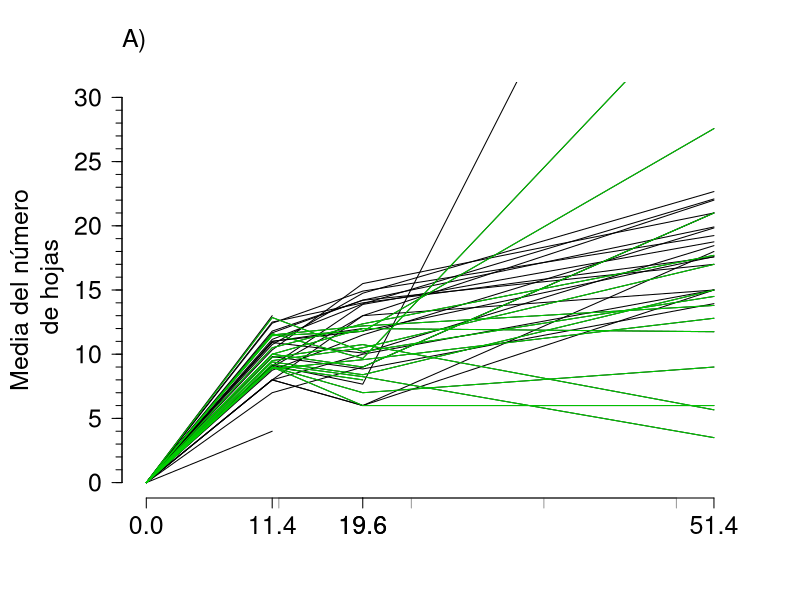
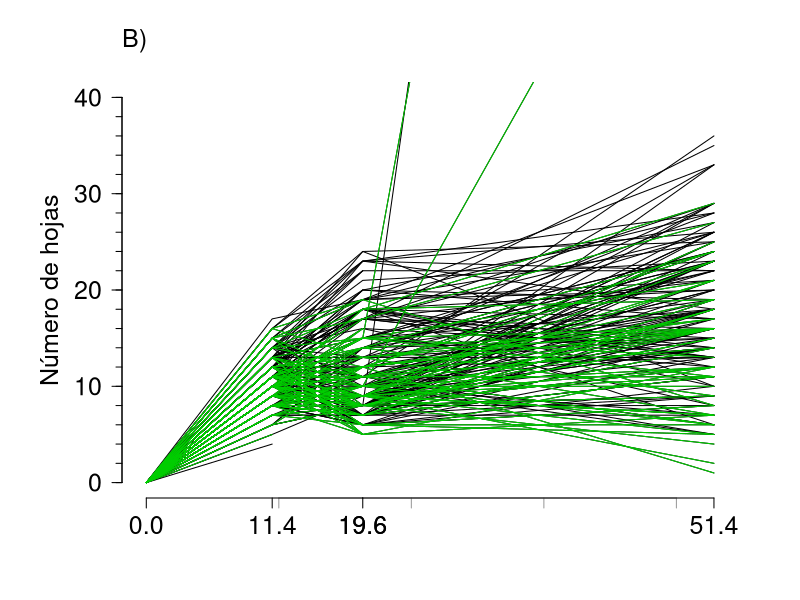
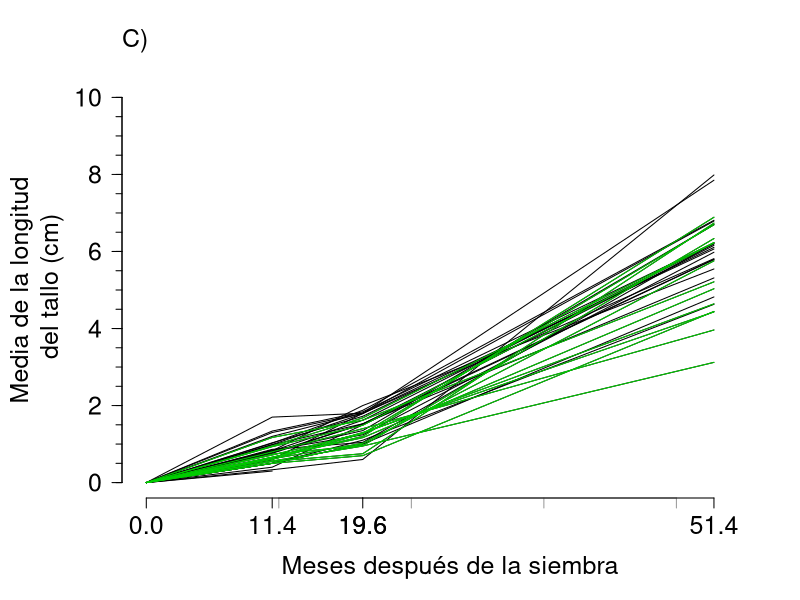
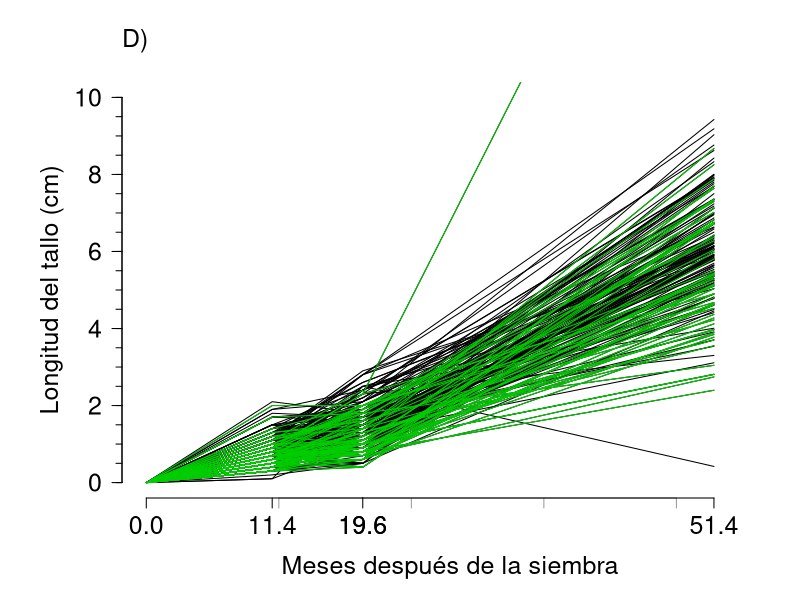
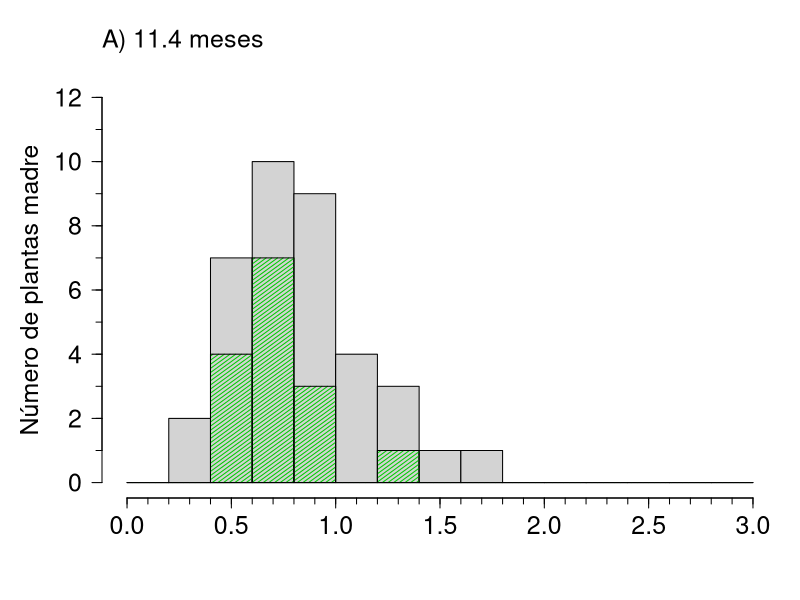
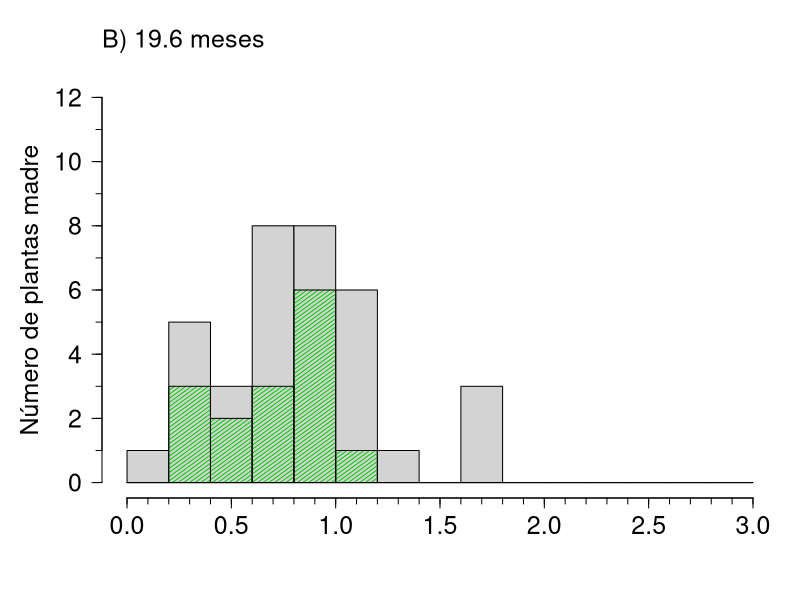
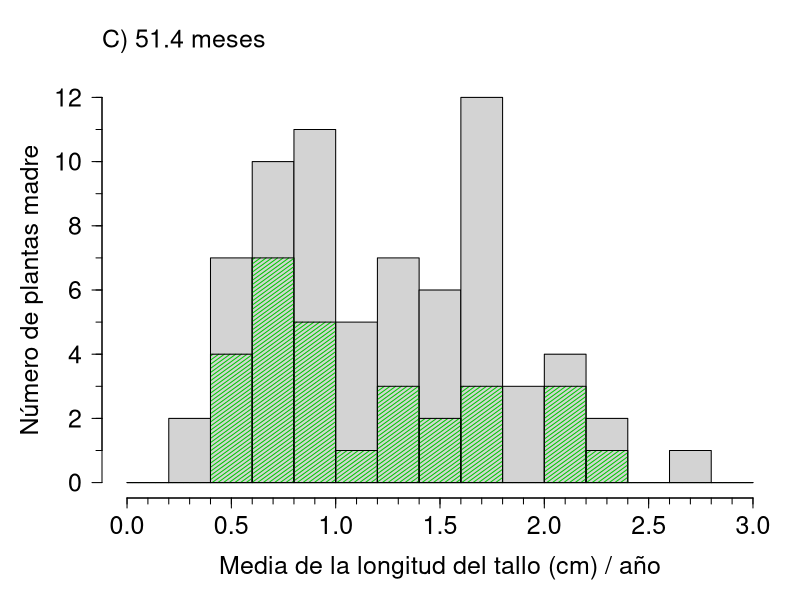
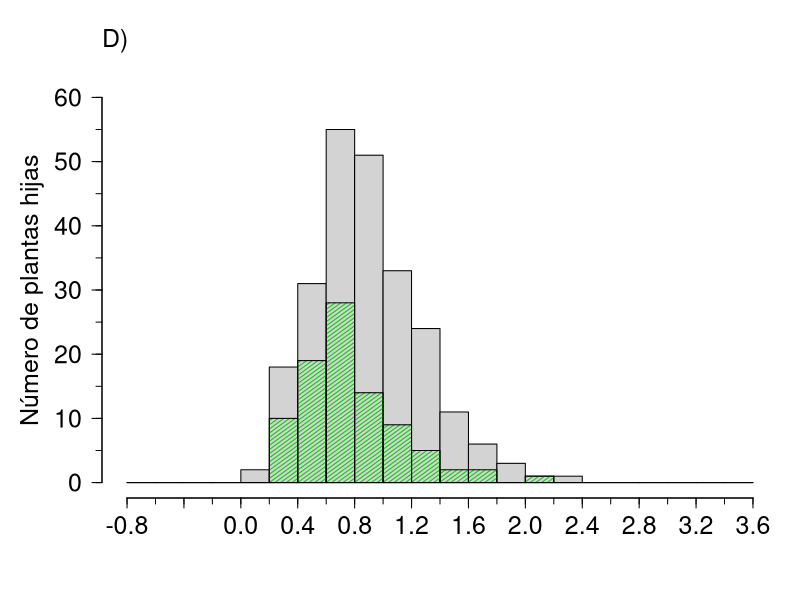

These figures' R source, in order: (Note: this script raises an error after producing the figures.)
################################################################################################################
#################################################################################################################
#################################################################################################################

##### TASA DE CRECIMIENTO DE LA PROGENIE DE LAS PLANTAS MADRE#######

#################################################################################################################
#################################################################################################################
#################################################################################################################

#INTRODUCCIÓN

#Descripción de las variables de crecimiento y su tasa de crecimiento en términos de longitud del
#tallo en frailejones a cuatro años después de su siembra en un jardín común

#REQUERIMIENTOS

#"PhenotypicDataProgeny_Quebradas_2020Marzo.csv", datos fenotípicos de la progenie a 11.4 meses después de la
#siembra

#"PhenotypicDataProgeny_Quebradas_2020Octubre.csv", datos fenotípicos de la progenie a 19.6 meses después de la
#siembra

#"PhenotypicDataProgeny_Quebradas_2023Junio.csv", datos fenotípicos de la progenie a 51.4 meses después de la
#siembra

#"PhenotypicGroupAssignment_2023septiembre08_120644.csv", datos de la clasificación de los grupos según
#morfología para las plantas madres + 307 especímenes usados en Pineda et al. (2020)

#CONTENIDO

# 1) Datos preliminares: Carga de librerías y lectura de datos

# 2) Seleccionar las variables a usar en cada tabla

# 3) Crear marco de datos del crecimiento

# 4) Examinar el crecimiento

# 5) Tasa de crecimiento en términos de la pendiente de la longitud del tallo por año

#################################################################################################################
#################################################################################################################
#################################################################################################################


#################################################################################################################
#################################################################################################################
# 1) Datos preliminares: Carga de librerías y lectura de datos
#################################################################################################################
#################################################################################################################

#################################################################################################################
# 1.1) Librerías.

library(tidyverse) #limpiar y organizar datos

# Seleccionar directorio de trabajo
setwd("C:/Users/usuario/Documents/Jardin_comun/Progenie/datos")

#################################################################################################################
# 1.2)leer las tablas

# Leer datos fenotípicos de la progenie a 11.4 meses después de la siembra
datos.fenotipicos.marzo <-
  read.table(
    "PhenotypicDataProgeny_Quebradas_2020Marzo.csv",
    header = T,
    sep = ","
  )
summary(datos.fenotipicos.marzo)
head(datos.fenotipicos.marzo)
dim(datos.fenotipicos.marzo)# 250 plantas hijas sembradas y 26 variables

# Leer datos fenotípicos de la progenie a 19.6 meses después de la siembra
datos.fenotipicos.octubre <-
  read.table(
    "PhenotypicDataProgeny_Quebradas_2020Octubre.csv",
    header = T,
    sep = ","
  )
summary(datos.fenotipicos.octubre)
head(datos.fenotipicos.octubre)
dim(datos.fenotipicos.octubre)# 250 plantas hijas sembradas y 33 variables

# Leer datos fenotípicos de la progenie a 51.4 meses después de la siembra
datos.fenotipicos.junio <-
  read.table(
    "PhenotypicDataProgeny_Quebradas_2023Junio.csv",
    header = T,
    sep = ","
  )
summary(datos.fenotipicos.junio)
head(datos.fenotipicos.junio)
dim(datos.fenotipicos.junio)# 180 plantas hijas sembradas y 29 variables

# directorio de los datos fenotípicos segín su morfología:

setwd("~/Jardin_comun/Especimenes/datos")

phenotypic.group.assignment <-
  read.table(
    "PhenotypicGroupAssignment_2023septiembre08_120644.csv",
    header = T,
    sep = ","
  )
summary(phenotypic.group.assignment)
head(phenotypic.group.assignment)
dim(phenotypic.group.assignment)

#################################################################################################################
#################################################################################################################
# 2) Seleccionar las variables a usar en cada tabla
#################################################################################################################
#################################################################################################################

#################################################################################################################
# 2.1) Subconjunto de los datos fenotípicos de la progenie a 11.4 meses después de la siembra (marzo de
#      2020)

# Seleccionar las variables para analizar tasa de crecimiento
colnames(datos.fenotipicos.marzo)
datos.fenotipicos.marzo.selected <- datos.fenotipicos.marzo %>%
  unite("nombre.progenie", c(Bandeja, Fila, Columna)) %>%
  select(
    Número.colección.planta.madre,
    nombre.progenie,
    Longitud.tallo..cm.,
    Número.de.hojas
  ) %>%
  mutate(
    Número.colección.planta.madre = as.numeric(Número.colección.planta.madre),
    tiempo = 11.4
  )
head(datos.fenotipicos.marzo.selected)

# Remover plantas de la progenie sin madre asignada o datos faltantes
unique(datos.fenotipicos.marzo.selected$Número.colección.planta.madre)
length(unique(
  datos.fenotipicos.marzo.selected$Número.colección.planta.madre
))## 38 plantas madres representadas

rows.with.na <-
  unique(which(is.na(datos.fenotipicos.marzo.selected), arr.ind = T)[, 1])
rows.with.na # especímenes con valores NA
length(rows.with.na)# 14 plántulas hijas con NA

# Correr las siguientes líneas en caso de existir NAs
datos.fenotipicos.marzo.selected <-
  datos.fenotipicos.marzo.selected[-rows.with.na, ]
dim(datos.fenotipicos.marzo.selected) # 236 hijas con todos los datos
class(datos.fenotipicos.marzo.selected)
summary(datos.fenotipicos.marzo.selected)
head(datos.fenotipicos.marzo.selected)

length(unique(
  datos.fenotipicos.marzo.selected$Número.colección.planta.madre
))## hay representación de 37 plantas madres
unique(datos.fenotipicos.marzo.selected$Número.colección.planta.madre)##cuáles

#################################################################################################################
# 2.2) Subconjunto de los datos fenotípicos de la progenie a 19.6 meses después de la siembra (octubre de 2020)

# Seleccionar las variables de crecimiento
colnames(datos.fenotipicos.octubre)
datos.fenotipicos.octubre.selected <-
  datos.fenotipicos.octubre %>%
  unite("nombre.progenie", c(Bandeja, Fila, Columna)) %>%
  select(
    Número.colección.planta.madre,
    nombre.progenie,
    Longitud.tallo..cm.,
    Número.de.hojas
  ) %>%
  mutate(
    Número.colección.planta.madre = as.numeric(Número.colección.planta.madre),
    tiempo = 19.6
  )

head(datos.fenotipicos.octubre.selected)

unique(datos.fenotipicos.octubre.selected$Número.colección.planta.madre)
length(unique(
  datos.fenotipicos.octubre.selected$Número.colección.planta.madre
))## 38 plantas madres representadas

# Remover filas sin madre asignada
datos.fenotipicos.octubre.selected <-
  datos.fenotipicos.octubre.selected %>%
  filter(!is.na(Número.colección.planta.madre))

#################################################################################################################
# 2.3) Subconjunto de los datos fenotípicos de la progenie a 51.4 meses después de la siembra (junio de 2023)

# Seleccionar las variables para analizar supervivencia
colnames(datos.fenotipicos.junio)
datos.fenotipicos.junio.selected <- datos.fenotipicos.junio %>%
  unite("nombre.progenie", c(Bandeja, Fila, Columna)) %>%
  select(
    Número.colección.planta.madre,
    nombre.progenie,
    Longitud.tallo..mm.,
    Número.de.hojas
  ) %>%
  mutate(
    Longitud.tallo..cm. = Longitud.tallo..mm. / 10,
    .keep = "unused",
    # Pasar a cm la longitud del tallo
    Número.colección.planta.madre = as.numeric(Número.colección.planta.madre),
    tiempo = 51.4
  )

# Remover filas sin madre asignada
datos.fenotipicos.octubre.selected <-
  datos.fenotipicos.octubre.selected %>%
  filter(!is.na(Número.colección.planta.madre))

head(datos.fenotipicos.junio.selected)

#################################################################################################################
#################################################################################################################
# 3) Crear marco de datos del crecimiento
#################################################################################################################
#################################################################################################################

#################################################################################################################
# 3.1) combinar la tablas

crecimiento <-
  bind_rows(
    datos.fenotipicos.marzo.selected,
    datos.fenotipicos.junio.selected,
    datos.fenotipicos.octubre.selected
  )
View(crecimiento)

crecimiento <-
  crecimiento %>%
  rename(
    Collector.Collection.Number = Número.colección.planta.madre,
    Longitud.tallo = Longitud.tallo..cm.,
    Numero.hojas = Número.de.hojas
  )

# Guardar marco de datos de datos para el crecimiento
# setwd("C:/Users/usuario/Documents/Jardin_comun/Progenie/Crecimiento/datos")
#
# # #RData
# save(crecimiento,
#   file = paste(
#    "Crecimiento_piloto_",
#    format(Sys.time(), "%Y%B%d_%H%M%S"),
#    ".RData",
#    sep = ""
#   ))

#################################################################################################################
#################################################################################################################
# 4) Examinar el crecimiento
#################################################################################################################
#################################################################################################################

#################################################################################################################
# 4.1)  Examinar el crecimiento de la progenie por el Número de hojas

# Promedio de número de hojas en el tiempo
hojas <- crecimiento %>%
  select(Numero.hojas,
         tiempo,
         nombre.progenie,
         Collector.Collection.Number) %>%
  filter(!is.na(Numero.hojas)) %>%
  mutate(tiempo = tiempo / 12)

# Número de plántulas con hojas contadas
hojas %>%
  group_by(tiempo) %>%
  summarise(n = length(Numero.hojas))
# A tibble: 3 × 2
# tiempo   n
# <dbl> <int>
#  1  0.95  236
# 2  1.63  220
# 3  4.28  175

# Promedio número de hojas y mediana en total
hojas %>%
  summarise (
    promedio = mean(Numero.hojas),
    mediana = median(Numero.hojas),
    desviacion = sd(Numero.hojas)
  )

# promedio mediana desviacion
# 1 12.76545   11  5.613375

# Numero de hojas promedio por tiempo
promedio.hojas.tiempo <-
  hojas %>%
  group_by(tiempo) %>%
  summarise(promedio = mean(Numero.hojas),
            desviacion = sd(Numero.hojas))
hojas %>%
  group_by(tiempo) %>%
  summarise(
    promedio = mean(Numero.hojas),
    desviacion = sd(Numero.hojas),
    minimo = min(Numero.hojas),
    maximo = max(Numero.hojas)
  )
# tiempo promedio desviacion minimo maximo
# <dbl>  <dbl>   <dbl> <int> <int>
# 1  0.95   10.6    2.35   4   17
# 2  1.63   11.6    4.58   5   24
# 3  4.28   17.3    7.16   2   37

# Promedio del número de hojas por planta madre
promedio.hojas.madre <-
  hojas %>%
  group_by(Collector.Collection.Number, tiempo) %>%
  summarise(
    promedio = mean(Numero.hojas),
    desviacion = sd(Numero.hojas),
    mediana = median(Numero.hojas)
  ) %>%
  ungroup()

promedio.hojas.madre %>%
  group_by(tiempo) %>%
  summarise(
    promedio.1 = mean(promedio),
    desviacion = sd(promedio),
    minimo = min(promedio),
    maximo = max(promedio)
  )
# tiempo promedio.1 desviacion minimo maximo
# <dbl>   <dbl>   <dbl> <dbl> <dbl>
#  1  0.95    9.92    1.82  4   13
# 2  1.63   10.9    2.73  6   15.5
# 3  4.28   16.4    4.67  3.5  22.1

# 4.1.1) Gráficas del número de hojas por plantas madre en el tiempo medido
numero.hojas.madre <-
  crecimiento %>%
  select(Collector.Collection.Number,
         Numero.hojas,
         tiempo) %>%
  filter(!is.na(Numero.hojas)) %>%
  group_by(tiempo, Collector.Collection.Number) %>%
  summarise(promedio = list(mean_se(Numero.hojas))) %>%
  unnest(cols = c(promedio))

promedio.numero.hojas.madre <-
  numero.hojas.madre %>%
  select(tiempo, Collector.Collection.Number, y) %>%
  spread(Collector.Collection.Number, y)
dim(promedio.numero.hojas.madre)

tiempo.0 <- data.frame(matrix(0, ncol = 38, nrow = 1))
colnames(tiempo.0) <- colnames(promedio.numero.hojas.madre)

promedio.numero.hojas.madre <-
  bind_rows(tiempo.0,
            promedio.numero.hojas.madre)
head(promedio.numero.hojas.madre)

# subconjunto del número de hojas por plantas madre medido en el tiempo sólo para las plantas asignadas a M3
phenotypic.group.assignment.madres <-
  phenotypic.group.assignment[308:350,]

phenotypic.group.assignment.madres$Collector.Collection.Number <-
  as.numeric(substring(
    phenotypic.group.assignment.madres$Collector.Collection.Number,
    5
  ))


promedio.numero.hojas.madre.m3 <-
  numero.hojas.madre %>%
  select(tiempo, Collector.Collection.Number, y) %>%
  inner_join(phenotypic.group.assignment.madres[, c(2,6)], by= "Collector.Collection.Number") %>% 
  filter(Phenotypic.Group == 3)
  
promedio.numero.hojas.madre.m3 <-
  promedio.numero.hojas.madre.m3 %>% 
  select(tiempo, Collector.Collection.Number, y) %>%
  spread(Collector.Collection.Number, y)
dim(promedio.numero.hojas.madre.m3)

tiempo.0 <- data.frame(matrix(0, ncol = dim(promedio.numero.hojas.madre.m3)[2], nrow = 1))
colnames(tiempo.0) <- colnames(promedio.numero.hojas.madre.m3)

promedio.numero.hojas.madre.m3 <-
  bind_rows(tiempo.0,
            promedio.numero.hojas.madre.m3)
head(promedio.numero.hojas.madre.m3)

# Gráfica Media del número de hojas en el tiempo####
par(mar = c(5, 6, 4, 1) + 0.1)
matplot(
  promedio.numero.hojas.madre$tiempo,
  promedio.numero.hojas.madre[,-1],
  axes = F,
  type = "l",
  lty = 1,
  col = "black",
  main = NA,
  cex.lab = 1.5,
  ylim = c(0, 30),
  xlim = c(0, 55),
  xaxt = "n",
  bty = "n",
  xlab = NA,
  ylab = "Media del número\n de hojas"
)
title(expression("A)"), adj = 0, cex.main = 1.5)
# Eje por año
axis(
  side = 1,
  at = seq(12, 48, 12),
  labels = F,
  col = "gray60"
)
axis(
  side = 1,
  at = c(0, 11.4, 19.6, 51.4),
  labels = T,
  cex.axis = 1.5
)
axis(
  side = 1,
  at = 19.6,
  labels = T,
  cex.axis = 1.5,
  tcl= F
  )
axis(
  side = 2,
  at = seq(0, 30, 5),
  labels = T,
  tcl = -0.5,
  las = 1,
  cex.axis = 1.5
)
axis(
  side = 2,
  at = seq(0, 30, 1),
  labels = F,
  tcl = -0.3
)
#Agregar sólo a las plantas madres asignadas a M3
matplot(
  promedio.numero.hojas.madre.m3$tiempo,
  promedio.numero.hojas.madre.m3[,-1],
  axes = F,
  type = "l",
  lty = 1,
  col = "green3",
  main = NA,
  cex.lab = 1.5,
  ylim = c(0, 30),
  xlim = c(0, 55),
  xaxt = "n",
  bty = "n",
  add= T
)
#################################################################################################################
# 4.1.2) Gráfica del Número hojas por plántula en el tiempo medido

numero.hojas <-
  crecimiento %>%
  select(Numero.hojas,
         tiempo, nombre.progenie) %>%
  filter(!is.na(Numero.hojas)) %>%
  spread(nombre.progenie, Numero.hojas)

dim(numero.hojas) # 238 hojas

tiempo.0 <- data.frame(matrix(0, ncol = 238, nrow = 1))
colnames(tiempo.0) <- colnames(numero.hojas)

numero.hojas <-
  bind_rows(tiempo.0,
            numero.hojas)

head(numero.hojas)

# Solo plantas madre de M3
numero.hojas.madre.m3 <-
  crecimiento %>%
  select(Numero.hojas,
         tiempo, nombre.progenie, Collector.Collection.Number) %>%
  inner_join(phenotypic.group.assignment.madres[, c(2,6)], by= "Collector.Collection.Number") %>%
  filter(Phenotypic.Group == 3) %>% 
  select(Numero.hojas,
         tiempo, nombre.progenie) %>%
  filter(!is.na(Numero.hojas)) %>%
  spread(nombre.progenie, Numero.hojas)

dim(numero.hojas.madre.m3) #  3 93

tiempo.0 <- data.frame(matrix(0, ncol = dim(numero.hojas.madre.m3)[2], nrow = 1))
colnames(tiempo.0) <- colnames(numero.hojas.madre.m3)

numero.hojas.madre.m3 <-
  bind_rows(tiempo.0,
            numero.hojas.madre.m3)

head(numero.hojas.madre.m3)

#Gráfica del número de hojas por plántula en el tiempo:####
par(mar = c(5, 6, 4, 1) + 0.1)
matplot(
  numero.hojas$tiempo,
  numero.hojas[,-1],
  axes = F,
  type = "l",
  main = NA,
  cex.lab = 1.5,
  ylim = c(0, 40),
  xlim = c(0, 55),
  xaxt = "n",
  bty = "n",
  col = "black",
  lty = 1,
  xlab = NA,
  ylab = "Número de hojas"
)
title(expression("B)"), adj = 0, cex.main = 1.5)

# Eje por año
axis(
  side = 1,
  at = seq(12, 48, 12),
  labels = F,
  col = "gray60"
)
axis(
  side = 1,
  at = c(0, 11.4, 19.6, 51.4),
  labels = T,
  cex.axis = 1.5
)
axis(
  side = 1,
  at = 19.6,
  labels = T,
  cex.axis = 1.5,
  tcl = F
)
axis(
  side = 2,
  at = seq(0, 40, 10),
  labels = T,
  tcl = -0.5,
  las = 1,
  cex.axis = 1.5
)
axis(
  side = 2,
  at = seq(0, 40, 2),
  labels = F,
  tcl = -0.3
)
# Agregas datos de número de hojas de la progenie de las plantas madre asignadas a M3
matplot(
  numero.hojas.madre.m3$tiempo,
  numero.hojas.madre.m3[,-1],
  axes = F,
  type = "l",
  main = NA,
  cex.lab = 1.5,
  ylim = c(0, 40),
  xlim = c(0, 55),
  xaxt = "n",
  bty = "n",
  col = "green3",
  lty = 1,
  add= T
)

#################################################################################################################
# 4.2) Examinar el crecimiento de la progenie por la longitud del tallo.

# Promedio de longitud del tallo en el tiempo

tallos <- crecimiento %>%
  select(Longitud.tallo,
         tiempo,
         nombre.progenie,
         Collector.Collection.Number) %>%
  filter(!is.na(Longitud.tallo)) %>%
  mutate(tiempo = tiempo / 12)

# Número de plántulas con longitud de tallos medidas
tallos %>%
  group_by(tiempo) %>%
  summarise(n = length(Longitud.tallo))
# tiempo   n
# <dbl> <int>
#  1  0.95  236
# 2  1.63  220
# 3  4.28  176

# Promedio longitud del tallo y mediana
tallos %>%
  summarise (
    promedio = mean(Longitud.tallo),
    mediana = median(Longitud.tallo),
    desviacion = sd(Longitud.tallo)
  )
# promedio mediana desviacion
# 1 2.47478   1.3  2.346488

# Promedio longitud de tallos y mediana por tiempo
tallos %>%
  group_by(tiempo) %>%
  summarise(
    promedio = mean(Longitud.tallo),
    desviacion = sd(Longitud.tallo),
    minimo = min(Longitud.tallo),
    maximo = max(Longitud.tallo)
  )
# tiempo promedio desviacion minimo maximo
# <dbl>  <dbl>   <dbl> <dbl> <dbl>
#  1  0.95  0.846   0.376  0.1  2.1
# 2  1.63  1.42    0.578  0.3  2.9
# 3  4.28  5.98    1.39  2.40  9.43

#  Longitud de tallo promedio por tiempo
promedio.tallo.tiempo <-
  tallos %>%
  group_by(tiempo) %>%
  summarise(promedio = mean(Longitud.tallo),
            desviacion = sd(Longitud.tallo))
promedio.tallo.tiempo
# tiempo promedio desviacion
# <dbl>  <dbl>   <dbl>
#  1  0.95  0.846   0.376
#  2  1.63  1.42    0.578
#  3  4.28  5.98    1.39

# Promedio de la longitud del tallo por planta madre
promedio.tallos.madre <-
  tallos %>%
  group_by(Collector.Collection.Number, tiempo) %>%
  summarise(promedio = mean(Longitud.tallo),
            desviacion = sd(Longitud.tallo))

View(promedio.tallos.madre)

promedio.tallos.madre %>%
  group_by(tiempo) %>%
  summarise(
    avg = mean(promedio),
    desviacion = sd(promedio),
    minimo = min(promedio),
    maximo = max(promedio),
    rango = maximo - minimo
  )
# A tibble: 3 × 6
# tiempo   avg desviacion minimo maximo rango
# <dbl> <dbl>      <dbl>  <dbl>  <dbl> <dbl>
#   1   0.95 0.788      0.303   0.3    1.7   1.4 
# 2   1.63 1.38       0.372   0.6    2     1.4 
# 3   4.28 5.83       1.06    3.12   7.99  4.86
 
# 4.2.1) Gráfica del promedio longitud de tallo por planta madre en el tiempo medido

longitud.tallo.madre <-
  crecimiento %>%
  select(Collector.Collection.Number,
         Longitud.tallo,
         tiempo) %>%
  filter(!is.na(Longitud.tallo)) %>%
  group_by(tiempo, Collector.Collection.Number) %>%
  summarise(promedio = list(mean_se(Longitud.tallo))) %>%
  unnest(cols = c(promedio))

promedio.longitud.tallo.madre <-
  longitud.tallo.madre %>%
  select(tiempo, Collector.Collection.Number, y) %>%
  spread(Collector.Collection.Number, y)
dim(promedio.longitud.tallo.madre)

tiempo.0 <- data.frame(matrix(0, ncol = 38, nrow = 1))
colnames(tiempo.0) <- colnames(promedio.longitud.tallo.madre)

promedio.longitud.tallo.madre <-
  bind_rows(tiempo.0,
            promedio.longitud.tallo.madre)

# Longitud del tallo promedio para plantas madre asignadas a M3
longitud.tallo.madre.m3 <-
  crecimiento %>%
  select(Collector.Collection.Number,
         Longitud.tallo,
         tiempo) %>%
  inner_join(phenotypic.group.assignment.madres[, c(2,6)], by= "Collector.Collection.Number") %>%
  filter(Phenotypic.Group == 3) %>% 
  filter(!is.na(Longitud.tallo)) %>%
  group_by(tiempo, Collector.Collection.Number) %>%
  summarise(promedio = list(mean_se(Longitud.tallo))) %>%
  unnest(cols = c(promedio))

promedio.longitud.tallo.madre.m3 <-
  longitud.tallo.madre.m3 %>%
  select(tiempo, Collector.Collection.Number, y) %>%
  spread(Collector.Collection.Number, y)
dim(promedio.longitud.tallo.madre.m3)

tiempo.0 <- data.frame(matrix(0, ncol = dim(promedio.longitud.tallo.madre.m3)[2], nrow = 1))
colnames(tiempo.0) <- colnames(promedio.longitud.tallo.madre.m3)

promedio.longitud.tallo.madre.m3 <-
  bind_rows(tiempo.0,
            promedio.longitud.tallo.madre.m3)

# Gráfica promedio de la longitud del tallo en el tiempo:####
#par(mar=c(5, 4, 4, 2) + 0.1) #valor por defecto
par(mar = c(5, 6, 4, 1) + 0.1)
matplot(
  promedio.longitud.tallo.madre$tiempo,
  promedio.longitud.tallo.madre[,-1],
  axes = F,
  type = "l",
  lty = 1,
  main = NA,
  cex.lab = 1.5,
  ylim = c(0, 10),
  xlim = c(0, 55),
  xaxt = "n",
  bty = "n",
  col = "black",
  xlab = "Meses después de la siembra",
  ylab = "Media de la longitud\n del tallo (cm)"
)
title(expression("C)"), adj = 0, cex.main = 1.5)
# Eje por año
axis(
  side = 1,
  at = seq(12, 48, 12),
  labels = F,
  col = "gray60"
)
axis(
  side = 1,
  at = c(0, 11.4, 19.6, 51.4),
  labels = T,
  cex.axis = 1.5
)
axis(
  side = 1,
  at = 19.6,
  labels = T,
  cex.axis = 1.5,
  tcl = F
)
axis(
  side = 2,
  at = seq(0, 10, 2),
  labels = T,
  tcl = -0.5,
  las = 1,
  cex.axis = 1.5
)
axis(
  side = 2,
  at = seq(0, 10, 0.5),
  labels = F,
  tcl = -0.3
)

matplot(
  promedio.longitud.tallo.madre.m3$tiempo,
  promedio.longitud.tallo.madre.m3[,-1],
  axes = F,
  type = "l",
  lty = 1,
  main = NA,
  cex.lab = 1.5,
  ylim = c(0, 10),
  xlim = c(0, 55),
  xaxt = "n",
  bty = "n",
  col = "green3",
  add = T
)

# 4.2.2) Gráfica longitud de tallo por plántula en el tiempo medido

longitud.tallo <-
  crecimiento %>%
  select(Longitud.tallo,
         tiempo, nombre.progenie) %>%
  filter(!is.na(Longitud.tallo)) %>%
  spread(nombre.progenie, Longitud.tallo)

dim(longitud.tallo)

tiempo.0 <- data.frame(matrix(0, ncol = 238, nrow = 1))
colnames(tiempo.0) <- colnames(longitud.tallo)

longitud.tallo <-
  bind_rows(tiempo.0,
            longitud.tallo)

# Longitud del tallo para la progenie del as plantas madre asignadas a M3
longitud.tallo.m3 <-
  crecimiento %>%
  select(Longitud.tallo,
         tiempo, nombre.progenie, Collector.Collection.Number) %>%
  inner_join(phenotypic.group.assignment.madres[, c(2,6)], by= "Collector.Collection.Number") %>%
  filter(Phenotypic.Group == 3) %>% 
  select(Longitud.tallo,
         tiempo, nombre.progenie) %>%
  filter(!is.na(Longitud.tallo)) %>%
  spread(nombre.progenie, Longitud.tallo)

dim(longitud.tallo.m3)

tiempo.0 <- data.frame(matrix(0, ncol = dim(longitud.tallo.m3)[2], nrow = 1))
colnames(tiempo.0) <- colnames(longitud.tallo.m3)

longitud.tallo.m3 <-
  bind_rows(tiempo.0,
            longitud.tallo.m3)


# Gráfica de la longitud del tallo de las plántulas en el tiempo medido:####
par(mar = c(5, 6, 4, 1) + 0.1)
matplot(
  longitud.tallo$tiempo,
  longitud.tallo[,-1],
  axes = F,
  type = "l",
  lty = 1,
  main = NA,
  cex.lab = 1.5,
  ylim = c(0, 10),
  xlim = c(0, 55),
  xaxt = "n",
  bty = "n",
  col = "black",
  xlab = "Meses después de la siembra",
  ylab = "Longitud del tallo (cm)"
)
title(expression("D)"), adj = 0, cex.main = 1.5)
# Eje por año
axis(
  side = 1,
  at = seq(12, 48, 12),
  labels = F,
  col = "gray60"
)
axis(
  side = 1,
  at = c(0, 11.4, 19.6, 51.4),
  labels = T,
  cex.axis = 1.5
)
axis(
  side = 1,
  at = 19.6,
  labels = T,
  cex.axis = 1.5,
  tcl =F
)
axis(
  side = 2,
  at = seq(0, 10, 2),
  labels = T,
  tcl = -0.5,
  las = 1,
  cex.axis = 1.5
)
axis(
  side = 2,
  at = seq(0, 10, 0.5),
  labels = F,
  tcl = -0.3
)
# Agregar longitud del tallo para la progenie de las plantas madre asignadas a M3
matplot(
  longitud.tallo.m3$tiempo,
  longitud.tallo.m3[,-1],
  axes = F,
  type = "l",
  lty = 1,
  main = NA,
  cex.lab = 1.5,
  ylim = c(0, 10),
  xlim = c(0, 55),
  xaxt = "n",
  bty = "n",
  col = "green3",
  add = T
)

#################################################################################################################
#################################################################################################################
# 5) Tasa de crecimiento en términos de la pendiente de la longitud del tallo por año
#################################################################################################################
#################################################################################################################
# Para cada muestreo existe un delta de la longitud del tallo y un delta de tiempo entre el muestreo anterior.La
#formula de la pendiente sería (tallo 11.4-tallo 0) / (11.4 meses-o meses)

#################################################################################################################
# 5.1) Pendiente del la longitud del tallo por año por planta madre

pendiente.promedio.tallos.madre <-
  promedio.tallos.madre %>%
  group_by(Collector.Collection.Number) %>%
  arrange(tiempo, Collector.Collection.Number) %>%
  mutate(diff.tiempo = tiempo - lag(tiempo, default = 0)) %>%
  mutate(diff.tallos = promedio - lag(promedio, default = 0)) %>%
  mutate(pendiente = diff.tallos / diff.tiempo)

view(pendiente.promedio.tallos.madre)
# Examinar la pendiente por de la longitud del tallo por año por planta madre
pendiente.promedio.tallos.madre %>%
  group_by(tiempo) %>%
  summarise(
    promedio = mean(pendiente),
    desviacion = sd(pendiente),
    mediana = median(pendiente),
    minimo = min(pendiente),
    maximo = max (pendiente)
  )
# tiempo promedio desviacion mediana minimo maximo
# <dbl>  <dbl>   <dbl>  <dbl> <dbl> <dbl>
#  1  0.95  0.829   0.319  0.8  0.316  1.79
#  2  1.63  0.838   0.396  0.806 0.146  1.76
#  3  4.28  1.68    0.395  1.68  0.819  2.79

range(pendiente.promedio.tallos.madre$pendiente)# 0.1463415 2.7871698

# Pendiente por de la longitud del tallo por año por planta madre a 11.4 meses después de la siembra
m.marzo <-
  pendiente.promedio.tallos.madre %>%
  filter(diff.tiempo == "0.95") %>%
  select(pendiente)

m.marzo.m3 <-
  pendiente.promedio.tallos.madre %>%
  inner_join(phenotypic.group.assignment.madres[, c(2,6)], by= "Collector.Collection.Number") %>%
  filter(Phenotypic.Group == 3) %>% 
  filter(diff.tiempo == "0.95") %>%
  select(pendiente)



# Seleccionar directorio de trabajo para guardar figuras
# setwd("C:/Users/usuario/Documents/Jardin_comun/Progenie/Figuras")
# Gráfica de la distribución de la pendiente  de la longitud del tallo por año a 11.4 meses después de la siembra: Fig. S14A
par(mar = c(5, 5, 4, 1) + 0.1)
hist(
  m.marzo$pendiente,
  breaks = seq(0, 3.0, 0.2),
  xlab = NA,
  ylab = "Número de plantas madre",
  main = NA,
  cex.lab = 1.5,
  ylim = c(0, 12),
  xaxt = "n",
  yaxt = "n"
)
title(expression("A) 11.4 meses"), adj = 0, cex.main = 1.5)
axis(
  side = 1,
  at = seq(0, 3, 0.5),
  labels = T,
  tcl = -0.5,
  cex.axis = 1.5
)
axis(
  side = 1,
  at = seq(0, 3, 0.1),
  labels = F,
  tcl = -0.3
)
axis(
  side = 2,
  at = seq(0, 12, 2),
  labels = T,
  tcl = -0.5,
  las = 2,
  cex.axis = 1.5
)
axis(
  side = 2,
  at = 1:12,
  labels = F,
  tcl = -0.3
)

hist(
  m.marzo.m3$pendiente,
  breaks = seq(0, 3.0, 0.2),
  xlab = NA,
  ylab = "Número de plantas madre",
  main = NA,
  cex.lab = 1.5,
  ylim = c(0, 12),
  xaxt = "n",
  yaxt = "n",
  density = 30,
  angle = 36,
  col= "green3",
  border = "black",
  add =T
)

# Pendiente por de la longitud del tallo por año por planta madre a 19.6 meses después de la siembra
m.octubre <-
  pendiente.promedio.tallos.madre %>%
  filter(diff.tiempo < 0.95) %>%
  select(pendiente)

m.octubre.m3 <-
  pendiente.promedio.tallos.madre %>%
  inner_join(phenotypic.group.assignment.madres[, c(2,6)], by= "Collector.Collection.Number") %>%
  filter(Phenotypic.Group == 3) %>% 
  filter(diff.tiempo < 0.95) %>%
  select(pendiente)

# Gráfica de la distribución de la pendiente  de la longitud del tallo por año a 19.6 meses después de la
# siembra: Fig. S14B
par(mar = c(5, 5, 4, 1) + 0.1)
hist(
  m.octubre$pendiente,
  breaks = seq(0, 3, 0.2),
  xlab = NA,
  ylab = "Número de plantas madre",
  main = NA,
  cex.lab = 1.5,
  ylim = c(0, 12),
  xaxt = "n",
  yaxt = "n"
)
title(expression("B) 19.6 meses"), adj = 0, cex.main = 1.5)
axis(
  side = 1,
  at = seq(0, 3, 0.5),
  labels = T,
  tcl = -0.5,
  cex.axis = 1.5
)
axis(
  side = 1,
  at = seq(0, 3, 0.1),
  labels = F,
  tcl = -0.3
)
axis(
  side = 2,
  at = seq(0, 12, 2),
  labels = T,
  tcl = -0.5,
  las = 2,
  cex.axis = 1.5
)
axis(
  side = 2,
  at = 1:12,
  labels = F,
  tcl = -0.3
)

hist(
  m.octubre.m3$pendiente,
  breaks = seq(0, 3, 0.2),
  xlab = NA,
  ylab = "Número de plantas madre",
  main = NA,
  cex.lab = 1.5,
  ylim = c(0, 12),
  xaxt = "n",
  yaxt = "n",
  density = 30,
  angle = 36,
  col= "green3",
  border = "black",
  add =T
)

# Pendiente por de la longitud del tallo por año por planta madre a 51.4 meses después de la siembra
m.junio <-
  pendiente.promedio.tallos.madre %>%
  filter(diff.tiempo > 0.95) %>%
  select(pendiente)

m.junio.m3 <-
  pendiente.promedio.tallos.madre %>%
  inner_join(phenotypic.group.assignment.madres[, c(2,6)], by= "Collector.Collection.Number") %>%
  filter(Phenotypic.Group == 3) %>% 
  filter(diff.tiempo > 0.95) %>%
  select(pendiente)

# Gráfica de la distribución de la pendiente  de la longitud del tallo por año a 51.4 meses después de la siembra: Fig. S14C
par(mar = c(5, 5, 4, 1) + 0.1)
hist(
  m.junio$pendiente,
  breaks = seq(0, 3.0, 0.2),
  xlab = "Media de la longitud del tallo (cm) / año",
  ylab = "Número de plantas madre",
  main = NA,
  cex.lab = 1.5,
  ylim = c(0, 12),
  xaxt = "n",
  yaxt = "n"
)
title(expression("C) 51.4 meses"), adj = 0, cex.main =1.5)
axis(
  side = 1,
  at = seq(0, 3, 0.5),
  labels = T,
  tcl = -0.5,
  cex.axis = 1.5
)
axis(
  side = 1,
  at = seq(0, 3, 0.1),
  labels = F,
  tcl = -0.3
)
axis(
  side = 2,
  at = seq(0, 12, 2),
  labels = T,
  tcl = -0.5,
  las = 2,
  cex.axis = 1.5
)
axis(
  side = 2,
  at = 1:12,
  labels = F,
  tcl = -0.3
)
hist(
  m.junio.m3$pendiente,
  breaks = seq(0, 3.0, 0.2),
  cex.lab = 1.5,
  ylim = c(0, 12),
  xaxt = "n",
  yaxt = "n",
  density = 30,
  angle = 36,
  col= "green3",
  border = "black",
  add =T
)

#################################################################################################################
# 5.2) Pendiente del la longitud del tallo por año (por plántula)

pendiente.tallos <-
  tallos %>%
  group_by(nombre.progenie) %>%
  arrange(tiempo, nombre.progenie) %>%
  mutate(diff.tiempo = tiempo - lag(tiempo, default = 0)) %>%
  mutate(diff.tallos = Longitud.tallo - lag(Longitud.tallo, default = 0)) %>%
  mutate(pendiente = diff.tallos / diff.tiempo)
View(pendiente.tallos)
range(pendiente.tallos$pendiente)#-0.7317073 3.5121951

pendiente.tallos %>%
  group_by(tiempo) %>%
  summarise(
    promedio = mean(pendiente),
    desviacion = sd(pendiente),
    mediana = median(pendiente),
    minimo = min(pendiente),
    maximo = max(pendiente)
  )
# tiempo promedio desviacion mediana minimo maximo
# <dbl>  <dbl>   <dbl>  <dbl> <dbl> <dbl>
#  1  0.95  0.890   0.396  0.842 0.105  2.21
# 2  1.63  0.829   0.732  0.732 -0.732  3.51
# 3  4.28  1.71    0.525  1.69  0.378  2.95

# Pendiente por de la longitud del tallo por año a 11.4 meses después de la siembra
m.plantula.marzo <-
  pendiente.tallos %>%
  filter(diff.tiempo == "0.95") %>%
  select(pendiente)
m.plantula.marzo.m3 <-
  pendiente.tallos %>%
  inner_join(phenotypic.group.assignment.madres[, c(2,6)], by= "Collector.Collection.Number") %>%
  filter(Phenotypic.Group == 3) %>% 
  filter(diff.tiempo == "0.95") %>%
  select(pendiente)
# Gráfica de la distribución de la pendiente  de la longitud del tallo por año a 11.4 meses después de la siembra: Fig. S14D
par(mar = c(5, 5, 4, 1) + 0.1)
hist(
  m.plantula.marzo$pendiente,
  breaks = seq(-0.8, 3.6, 0.2),
  xlab = NA,
  ylab = "Número de plantas hijas",
  main = NA,
  cex.lab = 1.5,
  ylim = c(0, 60),
  xaxt = "n",
  yaxt = "n"
)
title(expression("D)"), adj = 0, cex.main =1.5)
axis(
  side = 1,
  at = seq(-0.8, 3.6, 0.2),
  labels = F,
  tcl = -0.3
)
axis(
  side = 1,
  at = seq(-0.8, 3.6, 0.4),
  labels = T,
  tcl = -0.5,
  cex.axis =1.5
)
axis(
  side = 2,
  at = seq(0, 60, 5),
  labels = F,
  tcl = -0.3
)
axis(
  side = 2,
  at = seq(0, 60, 10),
  labels = T,
  tcl = -0.5,
  las =2,
  cex.axis = 1.5
)
hist(
  m.plantula.marzo.m3$pendiente,
  breaks = seq(-0.8, 3.6, 0.2),
  xlab = NA,
  ylab = "Número de plantas hijas",
  main = NA,
  cex.lab = 1.5,
  ylim = c(0, 60),
  xaxt = "n",
  yaxt = "n",
  density = 30,
  angle = 36,
  col= "green3",
  border = "black",
  add =T
)

# Pendiente por de la longitud del tallo por año a 19.6 meses después de la siembra
m.plantula.octubre <-
  pendiente.tallos %>%
  filter(diff.tiempo < 0.95) %>%
  select(pendiente)

m.plantula.octubre.m3 <-
  pendiente.tallos %>%
  inner_join(phenotypic.group.assignment.madres[, c(2,6)], by= "Collector.Collection.Number") %>%
  filter(Phenotypic.Group == 3) %>% 
    filter(diff.tiempo < 0.95) %>%
  select(pendiente)
# Gráfica de la distribución de la pendiente  de la longitud del tallo por año a 19.6 meses después de la siembra: Fig. S14E
par(mar = c(5, 5, 4, 1) + 0.1)
hist(
  m.plantula.octubre$pendiente,
  breaks = seq(-0.8, 3.6, 0.2),
  xlab = NA,
  ylab = "Número de plantas hijas",
  main = NA,
  cex.lab = 1.5,
  ylim = c(0, 60),
  xaxt = "n",
  yaxt = "n"
)
title(expression("E)"), adj = 0, cex.main = 1.5)
axis(
  side = 1,
  at = seq(-0.8, 3.6, 0.2),
  labels = F,
  tcl = -0.3
)
axis(
  side = 1,
  at = seq(-0.8, 3.6, 0.4),
  labels = T,
  tcl = -0.5,
  cex.axis =1.5
)
axis(
  side = 2,
  at = seq(0, 60, 5),
  labels = F,
  tcl = -0.3
)
axis(
  side = 2,
  at = seq(0, 60, 10),
  labels = T,
  tcl = -0.5,
  las =2,
  cex.axis = 1.5
)

hist(
  m.plantula.octubre.m3$pendiente,
  breaks = seq(-0.8, 3.6, 0.2),
  xlab = NA,
  ylab = "Número de plantas hijas",
  main = NA,
  cex.lab = 1.5,
  ylim = c(0, 60),
  xaxt = "n",
  yaxt = "n",
  density = 30,
  angle = 36,
  col= "green3",
  border = "black",
  add =T
)
# Pendiente por de la longitud del tallo por año a 51.4 meses después de la siembra
m.plantula.junio <-
  pendiente.tallos %>%
  filter(diff.tiempo > 0.95) %>%
  select(pendiente)

m.plantula.junio.m3 <-
  pendiente.tallos %>%
  inner_join(phenotypic.group.assignment.madres[, c(2,6)], by= "Collector.Collection.Number") %>%
  filter(Phenotypic.Group == 3) %>% 
  filter(diff.tiempo > 0.95) %>%
  select(pendiente)
# Gráfica de la distribución de la pendiente  de la longitud del tallo por año a 51.4 meses después de la
# siembra: Fig. S14F
par(mar = c(5, 5, 4, 1) + 0.1)
hist(
  m.plantula.junio$pendiente,
  breaks = seq(-0.8, 3.6, 0.2),
  xlab = "Longitud del tallo (cm) / año",
  ylab = "Número de plantas hijas",
  main = NA,
  cex.lab = 1.5,
  ylim = c(0, 60),
  xaxt = "n",
  yaxt = "n"
)
title(expression("F)"), adj = 0, cex.main = 1.5)
axis(
  side = 1,
  at = seq(-0.8, 3.6, 0.2),
  labels = F,
  tcl = -0.3
)
axis(
  side = 1,
  at = seq(-0.8, 3.6, 0.4),
  labels = T,
  tcl = -0.5,
  cex.axis =1.5
)
axis(
  side = 2,
  at = seq(0, 60, 5),
  labels = F,
  tcl = -0.3
)
axis(
  side = 2,
  at = seq(0, 60, 10),
  labels = T,
  tcl = -0.5,
  las =2,
  cex.axis = 1.5
)
hist(
  m.plantula.junio.m3$pendiente,
  breaks = seq(-0.8, 3.6, 0.2),
  xlab = "Longitud del tallo (cm) / año",
  ylab = "Número de plantas hijas",
  main = NA,
  cex.lab = 1.5,
  ylim = c(0, 60),
  xaxt = "n",
  yaxt = "n",
  density = 30,
  angle = 36,
  col= "green3",
  border = "black",
  add =T
)
